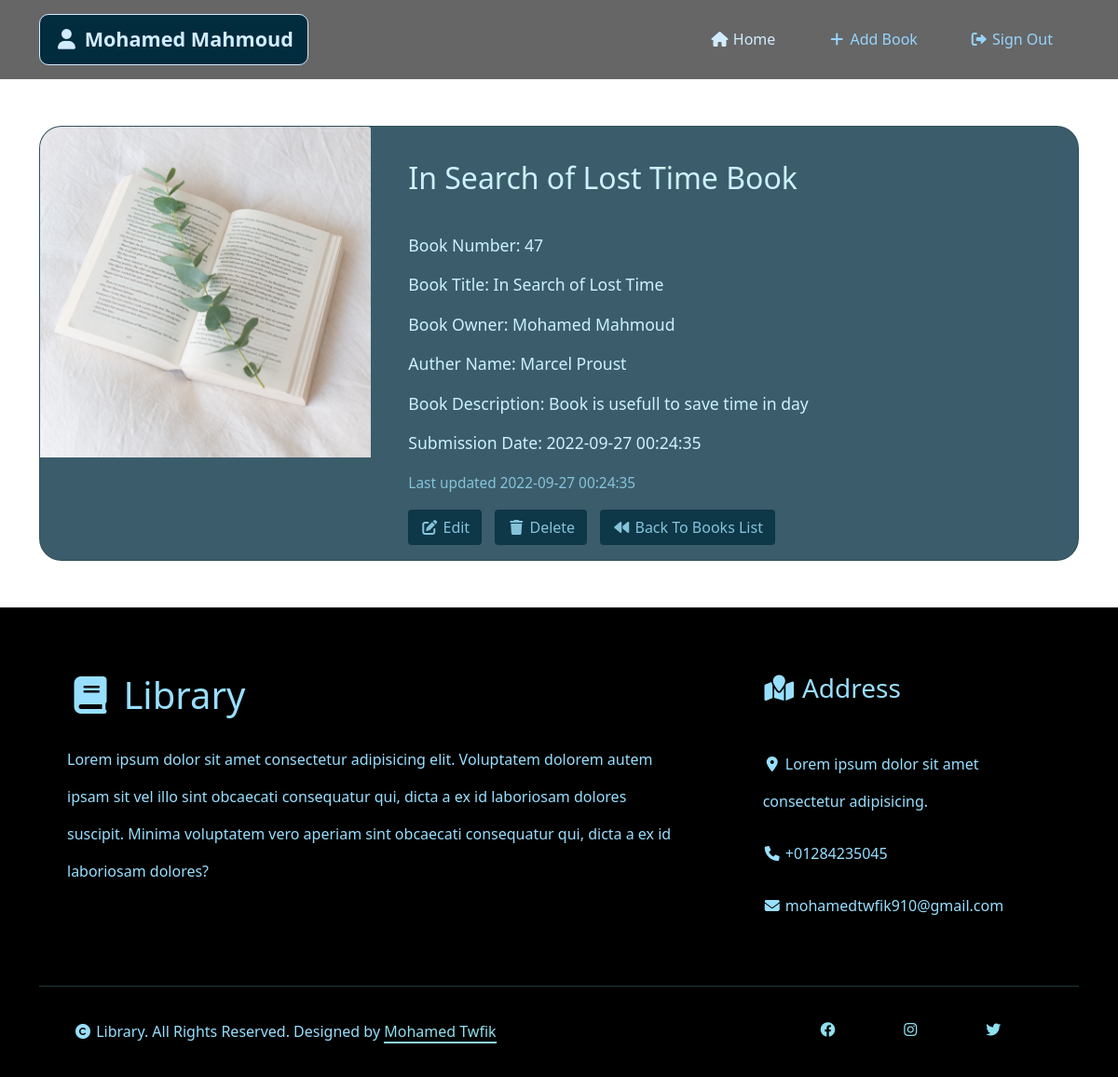
Screenshot of /main/bookDetails.php?id=47 (signed in) with the database file from the repository.
### tables this page shows
CREATE TABLE `books` (
  `number` int(11) NOT NULL,
  `title` varchar(255) NOT NULL,
  `auther_name` varchar(255) NOT NULL,
  `description` varchar(255) NOT NULL,
  `submission_date` datetime NOT NULL,
  `edition_date` datetime NOT NULL,
  `image` varchar(255) NOT NULL,
  `librarian_email` varchar(255) NOT NULL
);

CREATE TABLE `librarians` (
  `email` varchar(255) NOT NULL,
  `password` varchar(255) NOT NULL,
  `name` char(60) NOT NULL
);

### classes/databaseConfigData.php (called while the page is built)
<?php
    $config = array(
        'localhost',
        'root',
        '',
        'library'
    );

### classes/Table.php (called while the page is built, shortened)
<?php
    require 'MysqlAdapter.php';
    require 'databaseConfigData.php';
    class Table extends MysqlAdapter{
        private $table;
        public function __construct($table){
            $this->table = $table;
        }
        public function getThing($where){
            $this->select($this->table, $where);
            return $this->fetch();
        }
    }

### classes/MysqlAdapter.php (called while the page is built, shortened)
<?php
    class MysqlAdapter{
        protected $config = array();
        protected $connect;
        protected $result;
        public function __construct(array $config){
            $this->config = $config;
        }
        public function connection(){
            if($this->connect === null):
                list($host, $user, $pass, $database) = $this->config;
                if(!$this->connect = @mysqli_connect($host, $user, $pass, $database)):
                    throw new RuntimeException('Error Connection To Server : ' . mysqli_connect_error());
                endif;
            endif;
            return $this->connect;
        }
        public function query($query){
            if(!$this->result = mysqli_query($this->connect, $query)):
                throw new RuntimeException('Error Execution the Specified query ' . $query . mysqli_error($this->connect));
            endif;
            return $this->result;
        }
        public function select($table, $where = '', $fields = '*', $order = '', $limit = null , $offset = null){
            $query = "SELECT " . $fields . " FROM " . $table .
            (($where) ? " WHERE " . $where : '') .
            (($limit)? " LIMIT " . $where : '') .
            (($offset && $limit)? " OFFSET " . $offset : '') .
            (($order)? " ORDER BY " . $order : '');
            $this->query($query);
            return $this->countRows();
        }
        public function fetch(){
            if($this->result !== null):
                if(($row = mysqli_fetch_array($this->result, MYSQLI_ASSOC)) === false):
                    $this->freeResult();
                endif;
                return $row;
            endif;
            return false;
        }
        public function countRows(){
            return (($this->result !== null) ? mysqli_num_rows($this->result) : 0);
        }
    }

### main/bookDetails.php (the view, shortened to what this page needs)
<!DOCTYPE html>
<html lang="en">
<head>
    <link rel='stylesheet' href="../css/all.min.css">
    <link rel='stylesheet' href="../css/bootstrap.min.css">
    <link rel='stylesheet' href="../css/navbar.css">
    <link rel='stylesheet' href="../css/footer.css">
    <link rel='stylesheet' href="../css/bookDetails.css">
</head>
<body>
    <?php require "navbar.php" ?>
    <?php
        if(isset($_GET['id'])):
            require '../classes/Table.php';
            $bookTable = new Table('books');
            $librarianTable = new Table('librarians');
            $bookNumber = $_GET['id'];
            $book = $bookTable->getThing('`number`=' . $bookNumber);
            $librarian = $librarianTable->getThing('`email`="' . $book['librarian_email'] . '"');
    ?>
    <div class="container">
        <div class="card">
            <div class="row no-gutters">
                <div class="image col-md-4">
                    <img src="../uploads/<?= $book['image'] ?>" class="card-img-top" alt="...">
                </div>
                <div class="col-md-8">
                    <div class="card-body" style="position:relative">
                        <h2><?= $book['title'] ?> Book</h2>
                        <p class="card-text">Book Number: <?= $book['number'] ?></p>
                        <p class="card-text">Book Title: <?= $book['title'] ?></p>
                        <p class="card-text">Book Owner: <?= $librarian['name'] ?></p>
                        <p class="card-text">Auther Name: <?= $book['auther_name'] ?></p>
                        <p class="card-text">Book Description: <?= $book['description'] ?></p>
                        <p class="card-text">Submission Date: <?= $book['submission_date'] ?></p>
                        <p class="card-text"><small class="text-muted">Last updated <?= $book['edition_date'] ?></small></p>
                        <a href="editBook.php?id=<?= $book['number'] ?>" class="btn"><i class="fa fa-pen-to-square fa-fw"></i> Edit</a>
                        <a class="btn delete-click"><i class="fa fa-trash fa-fw"></i> Delete</a>
                        <a href="index.php" class="btn"><i class="fa fa-backward fa-fw"></i> Back To Books List</a>
                    </div>
                </div>
            </div>
        </div>
    </div>
    <?php
        endif;
    ?>
    <?php require "../footerUser.php" ?>
</body>
</html>

### css/navbar.css (style rules this page uses)
body { background-image: url("../images/1.jpg"); background-size: cover; background-attachment: fixed; }

### css/bookDetails.css (style rules this page uses)
.card { margin: 50px 0; border-radius: 24px; overflow: hidden; background-color: #002c3ec4; color: #ccf2ff; }
.card h2 { margin: 20px 0 40px; }
.card p { font-size: 1.1em; }
.card small { color: #85c3db !important; }
.card a.btn { background-color: #002c3ec4; color: #85c3db; }

### main/bookDetails.php (style rules this page uses)
.delete-click { cursor: pointer; margin: 0 10px; color: #CAF0F8; }

### rows the page displays
books: image (picture), title "In Search of Lost Time", number "47", auther_name "Marcel Proust", description "Book is usefull to save time in day", submission_date "2022-09-27 00:24:35", edition_date "2022-09-27 00:24:35"
librarians: name "Mohamed Mahmoud"

### other values shown
$_SESSION['name'] "Mohamed Mahmoud"
